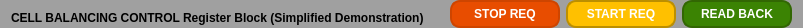
         <widget class="QFrame" name="frame_17">
          <property name="maximumSize">
           <size>
            <width>16777215</width>
            <height>23</height>
           </size>
          </property>
          <property name="styleSheet">
           <string notr="true">QFrame {
    background-color: #a0a0a0; /* 设置背景颜色为灰色 */
    border-radius: 10px; /* 设置边框圆角的半径为10px */
}
</string>
          </property>
          <property name="frameShape">
           <enum>QFrame::Box</enum>
          </property>
          <property name="frameShadow">
           <enum>QFrame::Raised</enum>
          </property>
          <layout class="QHBoxLayout" name="horizontalLayout_16">
           <property name="leftMargin">
            <number>11</number>
           </property>
           <property name="topMargin">
            <number>0</number>
           </property>
           <property name="bottomMargin">
            <number>0</number>
           </property>
           <item>
            <widget class="QLabel" name="label_38">
             <property name="sizePolicy">
              <sizepolicy hsizetype="Preferred" vsizetype="Minimum">
               <horstretch>0</horstretch>
               <verstretch>0</verstretch>
              </sizepolicy>
             </property>
             <property name="minimumSize">
              <size>
               <width>0</width>
               <height>20</height>
              </size>
             </property>
             <property name="maximumSize">
              <size>
               <width>16777215</width>
               <height>23</height>
              </size>
             </property>
             <property name="styleSheet">
              <string notr="true">font: 11pt &quot;Calibri&quot;;
font-weight: 600; /* 设置字体粗细为600 */</string>
             </property>
             <property name="text">
              <string>CELL BALANCING CONTROL Register Block (Simplified Demonstration)</string>
             </property>
             <property name="alignment">
              <set>Qt::AlignBottom|Qt::AlignLeading|Qt::AlignLeft</set>
             </property>
            </widget>
           </item>
           <item>
            <spacer name="horizontalSpacer_14">
             <property name="orientation">
              <enum>Qt::Horizontal</enum>
             </property>
             <property name="sizeHint" stdset="0">
              <size>
               <width>20</width>
               <height>20</height>
              </size>
             </property>
            </spacer>
           </item>
           <item>
            <widget class="QPushButton" name="pushButton_statusRegReInit_6">
             <property name="minimumSize">
              <size>
               <width>110</width>
               <height>0</height>
              </size>
             </property>
             <property name="maximumSize">
              <size>
               <width>16777215</width>
               <height>16777215</height>
              </size>
             </property>
             <property name="styleSheet">
              <string notr="true">QPushButton {
    background-color: #e84d00; /* 按钮背景颜色 1*/
    color: white; /* 文字颜色 */
    border-style: solid; /* 边框样式 */
    border-width: 2px; /* 边框宽度 */
    border-radius: 10px; /* 边框圆角半径 */
    border-color: #ce4500; /* 边框颜色 3*/
    padding: 5px; /* 内边距 */
	font: 10pt &quot;Calibri&quot;; /* 字体 */
    font-weight: 600; /* 字体粗细 */
}

QPushButton:hover {
    background-color: #ff5500; /* 悬停时的背景颜色 0*/
}

QPushButton:pressed {
    background-color: #df4a00; /* 按下时的背景颜色 2*/
}
</string>
             </property>
             <property name="text">
              <string>STOP REQ</string>
             </property>
            </widget>
           </item>
           <item>
            <widget class="QPushButton" name="pushButton_statusRegClear_7">
             <property name="minimumSize">
              <size>
               <width>110</width>
               <height>0</height>
              </size>
             </property>
             <property name="maximumSize">
              <size>
               <width>16777215</width>
               <height>16777215</height>
              </size>
             </property>
             <property name="styleSheet">
              <string notr="true">QPushButton {
    background-color: #FFC000; /* 按钮背景颜色 1*/
    color: white; /* 文字颜色 */
    border-style: solid; /* 边框样式 */
    border-width: 2px; /* 边框宽度 */
    border-radius: 10px; /* 边框圆角半径 */
    border-color: #BC8F00; /* 边框颜色 3*/
    padding: 5px; /* 内边距 */
	font: 10pt &quot;Calibri&quot;; /* 字体 */
    font-weight: 600; /* 字体粗细 */
}

QPushButton:hover {
    background-color: #FFDB69; /* 悬停时的背景颜色 0*/
}

QPushButton:pressed {
    background-color: #DEA900; /* 按下时的背景颜色 2*/
}
</string>
             </property>
             <property name="text">
              <string>START REQ</string>
             </property>
            </widget>
           </item>
           <item>
            <widget class="QPushButton" name="pushButton_71">
             <property name="minimumSize">
              <size>
               <width>110</width>
               <height>0</height>
              </size>
             </property>
             <property name="maximumSize">
              <size>
               <width>16777215</width>
               <height>16777215</height>
              </size>
             </property>
             <property name="styleSheet">
              <string notr="true">QPushButton {
    background-color: #3b8303; /* 按钮背景颜色 */
    color: white; /* 文字颜色 */
    border-style: solid; /* 边框样式 */
    border-width: 2px; /* 边框宽度 */
    border-radius: 10px; /* 边框圆角半径 */
    border-color: #326703; /* 边框颜色 */
    padding: 5px; /* 内边距 */
	font: 8pt &quot;Calibri&quot;; /* 字体 */
    font-weight: 600; /* 字体粗细 */
}

QPushButton:hover {
    background-color: #459403; /* 悬停时的背景颜色 */
}

QPushButton:pressed {
    background-color: #397303; /* 按下时的背景颜色 */
}
</string>
             </property>
             <property name="text">
              <string>READ BACK</string>
             </property>
            </widget>
           </item>
          </layout>
         </widget>
